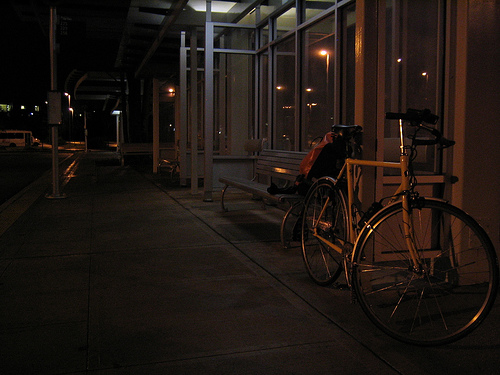
#> input picture example.png, 500 x 375 px, found by its file name
$ python gamma-correction.py
#> lines starting #> are read from the running program, lines starting #| are printed output that depends on the picture; long printed decimals are rounded
import cv2
import numpy as np
import matplotlib.pyplot as plt

def rgb_to_ycbcr(image):
    # RGB -> YCbCr, return: Y - luminance
    R = image[:,:,0]
    G = image[:,:,1]
    B = image[:,:,2]
    Y = 0.299 * R + 0.587 * G + 0.114 * B
    Y = Y.astype(np.float64)
    return Y, R, G, B

def normalise_luminance(Y):
    # Y - luminance [0, 1] 범위로 정규화 (로그 정규화)
    epsilon = 1
    Y_normalised = np.log(Y + epsilon) / np.log(Y.max() + epsilon)
    return Y_normalised

def divide_luminance(Y):
    threshold = 0.5
    dark = Y <= threshold
    bright = Y > threshold
    # dark, bright은 2차원 boolean 배열. 해당부분이 True, 아닌 부분이 False 로 됨
    return dark, bright

# 밝은 영역과 어두운 영역을 각각 (3024, 4032) 형태로 유지
def create_region_masks(Y_normalised, dark, bright):
    dark_region = np.zeros_like(Y_normalised)
    bright_region = np.zeros_like(Y_normalised)

    # 어두운 부분은 Y_normalised의 값을 유지, 나머지는 0
    dark_region[dark] = Y_normalised[dark]

    # 밝은 부분은 Y_normalised의 값을 유지, 나머지는 0
    bright_region[bright] = Y_normalised[bright]

    return dark_region, bright_region


def f(gamma, region, sigma, N):
    # 최적화 위해서 0 만들어야됨
    return (1/N) * np.sum(region ** gamma) - sigma

def df(gamma, region, N):
    # f의 도함수 정의
    epsilon = 1e-5 # 로그 0 방지
    return (1/N) * np.sum(region ** gamma * np.log(region + epsilon))

def newton_method(gamma, region, sigma, N, gamma_min, gamma_max, es=1e-7, ea=100, iter_count=0):
    if ea <= es:
        print(f"Converged gamma: {gamma:.10f} after {iter_count} iterations.")
        return gamma

    gamma_old = gamma
    try:
        f_val = f(gamma, region, sigma, N)
        df_val = df(gamma, region, N)

        # 중간 결과 출력
        print(f"Iteration {iter_count + 1}: gamma = {gamma:.10f}, f(gamma) = {f_val:.10f}, df(gamma) = {df_val:.10f}")
        if np.isnan(f_val) or np.isnan(df_val) or df_val == 0:
            print("Newton's method 실패: f_val 또는 df_val에 문제가 발생했습니다.")
            return gamma_old

        gamma = gamma - f_val / df_val

        # 범위를 gamma_min과 gamma_max로 제한
        gamma = min(gamma_max, max(gamma_min, gamma))

        # 새로운 ea 계산
        ea = abs(gamma - gamma_old)
        print(f"Updated gamma = {gamma:.10f}, ea = {ea:.10f}")

    except Exception as e:
        print(f"오류 발생: {e}")
        return gamma_old
    # 다음 iteration
    return newton_method(gamma, region, sigma, N, gamma_min, gamma_max, es, ea, iter_count + 1)

def calculate_weight(bright_region, sigma_w=0.5):
    return np.exp(-(bright_region ** 2) / (2 * sigma_w ** 2))

def fusion(Y_normalised, gamma_dark, gamma_bright, weight):
    dark_result = Y_normalised ** gamma_dark
    bright_result = Y_normalised ** gamma_bright
    # 합성, 결과는 원본 이미지와 동일한 크기 (3024, 4032)
    Y_o = weight * dark_result + (1 - weight) * bright_result
    Y_o_scaled = np.clip(Y_o * 255, 0, 255).astype(np.uint8) #0~1 인 Y_o를 0~255로
    return Y_o_scaled

def color_restoration(Y_o, Y_channel, input_R, input_G, input_B, bright_region):
    # 출력 결과 배열 초기화
    output_R = np.zeros_like(input_R, dtype=np.float64)
    output_G = np.zeros_like(input_G, dtype=np.float64)
    output_B = np.zeros_like(input_B, dtype=np.float64)

    # s 계산
    s = 1 - np.tanh(bright_region)

    # s 히스토그램 그리기
    plt.hist(s.flatten(), bins=50, color='green', alpha=0.7)
    plt.title("Histogram of s")
    plt.xlabel("s Value")
    plt.ylabel("Frequency")
    plt.show()

    epsilon = 1e-5  # 작은 값을 더해 0으로 나누는 경우를 방지

    # 개별 채널별 출력 계산
    output_R = Y_o * ((input_R / (Y_channel + epsilon)) ** s)
    output_G = Y_o * ((input_G / (Y_channel + epsilon)) ** s)
    output_B = Y_o * ((input_B / (Y_channel + epsilon)) ** s)

    plt.hist(output_R.flatten(), bins=50, color='red', alpha=0.5, label="output_R")
    plt.hist(output_G.flatten(), bins=50, color='green', alpha=0.5, label="output_G")
    plt.hist(output_B.flatten(), bins=50, color='blue', alpha=0.5, label="output_B")
    plt.title("Histograms of output channels (before clipping)")
    plt.xlabel("Pixel Intensity")
    plt.ylabel("Frequency")
    plt.legend()
    plt.show()

    # 각 채널의 결과 시각화
    plt.imshow(output_R, cmap='Reds')
    plt.title("output_R")
    plt.colorbar()
    plt.show()

    plt.imshow(output_G, cmap='Greens')
    plt.title("output_G")
    plt.colorbar()
    plt.show()

    plt.imshow(output_B, cmap='Blues')
    plt.title("output_B")
    plt.colorbar()
    plt.show()

    output_R = np.clip(output_R, 0, 255)
    output_G = np.clip(output_G, 0, 255)
    output_B = np.clip(output_B, 0, 255)

    output_image = np.stack([output_R, output_G, output_B], axis=-1).astype(np.uint8)

    plt.hist(output_R.flatten(), bins=50, color='red', alpha=0.5, label="output_R")
    plt.hist(output_G.flatten(), bins=50, color='green', alpha=0.5, label="output_G")
    plt.hist(output_B.flatten(), bins=50, color='blue', alpha=0.5, label="output_B")
    plt.title("Histograms of output channels")
    plt.xlabel("Pixel Intensity")
    plt.ylabel("Frequency")
    plt.legend()
    plt.show()
    # output_image = (output_image * 255).astype(np.uint8)
    return output_image

image = cv2.imread('/example.png')
#> image is the input picture: shape (375, 500, 3); mean B, G, R 18.1, 22.9, 30.7
Y_channel, input_R, input_G, input_B = rgb_to_ycbcr(image)

plt.hist(input_R.flatten(), bins=50, color='red', alpha=0.5, label="input_R")
plt.hist(input_G.flatten(), bins=50, color='green', alpha=0.5, label="input_G")
plt.hist(input_B.flatten(), bins=50, color='blue', alpha=0.5, label="input_B")
plt.title("Histograms of input channels")
plt.xlabel("Pixel Intensity")
plt.ylabel("Frequency")
plt.legend()
plt.show()
#> figure, not shown here; tallest bar 35102 high, from x = 10.2 to 15.3; tallest bar 30029 high, from x = 20.4 to 25.5; tallest bar 23663 high, from x = 0 to 5.1

Y_normalised = normalise_luminance(Y_channel)

dark, bright = divide_luminance(Y_channel)
#> in divide_luminance, `dark = Y <= threshold`:
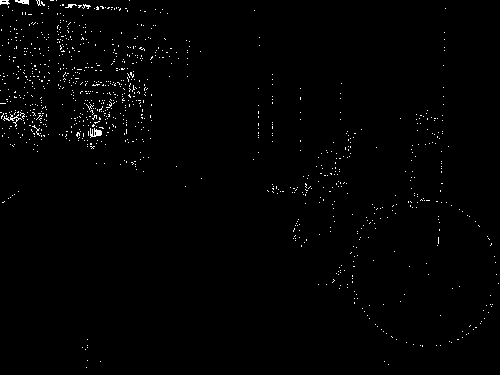
#> dark: shape (375, 500) bool; 1% white in thin lines or dots
#> in divide_luminance, `bright = Y > threshold`: bright: shape (375, 500) bool; 99% white; black in thin lines or dots

dark_region, bright_region = create_region_masks(Y_normalised, dark, bright)

gamma_dark_init = 0.5
gamma_bright_init = 8

gamma_dark = newton_method(gamma_dark_init, dark_region[dark], np.std(dark_region[dark]), len(dark_region[dark]), 0, 1)
#> in newton_method, `f_val = f(gamma, region, sigma, N)`: f_val = 0.0149
#> in newton_method, `df_val = df(gamma, region, N)`: df_val = -0.101
#| Iteration 1: gamma = 0.5, f(gamma) = 0.01487, df(gamma) = -0.101
#> in newton_method, `gamma = gamma - f_val / df_val`: gamma = 0.647
#> in newton_method, `ea = abs(gamma - gamma_old)`: ea = 0.147
#| Updated gamma = 0.6473, ea = 0.1473
#| Iteration 2: gamma = 0.6473, f(gamma) = 0.003217, df(gamma) = -0.06075
#| Updated gamma = 0.7003, ea = 0.05296
#| Iteration 3: gamma = 0.7003, f(gamma) = 0.0002744, df(gamma) = -0.05069
#| Updated gamma = 0.7057, ea = 0.005412
#| Iteration 4: gamma = 0.7057, f(gamma) = 2.49e-06, df(gamma) = -0.04977
#| Updated gamma = 0.7057, ea = 5.003e-05
#| Iteration 5: gamma = 0.7057, f(gamma) = -0, df(gamma) = -0.04976
#| Updated gamma = 0.7057, ea = 6e-10
#| Converged gamma: 0.7057 after 5 iterations.
#> gamma_dark = 0.706
gamma_bright = newton_method(gamma_bright_init, bright_region[bright], 1 - np.std(dark_region[dark]), len(bright_region[bright]), 1, 10)
#| Iteration 1: gamma = 8.000, f(gamma) = -0.9647, df(gamma) = -0.006958
#| Updated gamma = 1.000, ea = 7.000
#| Iteration 2: gamma = 1.000, f(gamma) = -0.4679, df(gamma) = -0.3162
#| Updated gamma = 1.000, ea = 0
#| Converged gamma: 1.000 after 2 iterations.
#> gamma_bright = 1
#gamma_bright = 3
print("gamma_dark:", gamma_dark, "gamma_bright:", gamma_bright)
#| gamma_dark: 0.7057 gamma_bright: 1

weight = calculate_weight(bright_region)

plt.hist(weight.flatten(), bins=50, color='blue', alpha=0.7)
plt.title("Histogram of Weight")
plt.xlabel("Weight Value")
plt.ylabel("Frequency")
plt.show()
#> figure, not shown here; tallest bar 11998 high, from x = 0.498 to 0.516

# Fusion 결과 확인
Y_o_scaled = fusion(Y_normalised, gamma_dark, gamma_bright, weight)
cv2.imshow('Y_o_scaled', Y_o_scaled)
while True:
    if cv2.waitKey(1) == 27:
#> (key Esc is pressed here)
        break
cv2.destroyAllWindows()

# Y_o 히스토그램 그리기
plt.hist(Y_o_scaled.flatten(), bins=50, color='blue', alpha=0.7)
plt.title("Histogram of Y_o_scaled")
plt.xlabel("Pixel Intensity")
plt.ylabel("Frequency")
plt.show()
#> figure, not shown here; tallest bar 20983 high, from x = 153 to 158.1


# Color Restoration 결과 확인
output_image = color_restoration(Y_o_scaled, Y_channel, input_R, input_G, input_B, bright_region)
#> in color_restoration, `s = 1 - np.tanh(bright_region)`:
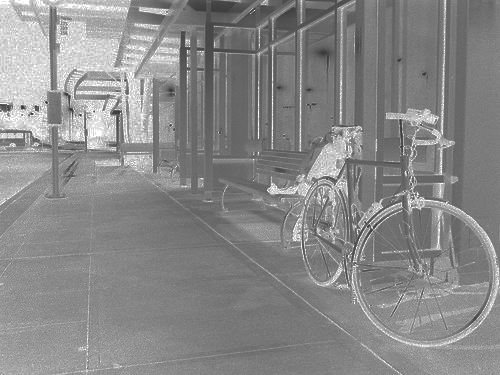
#> s: shape (375, 500) float64; min 0.238, max 1, mean 0.537
#> in color_restoration, `output_G = Y_o * ((input_G / (Y_channel + epsilon)) ** s)`:
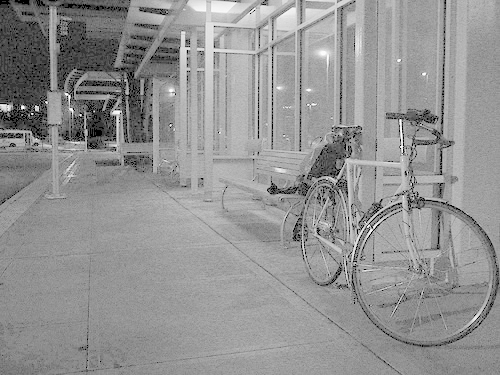
#> output_G: shape (375, 500) float64; min 0, max 257, mean 148.3; drawn with min black and max white
#> in color_restoration, `output_R = np.clip(output_R, 0, 255)`:
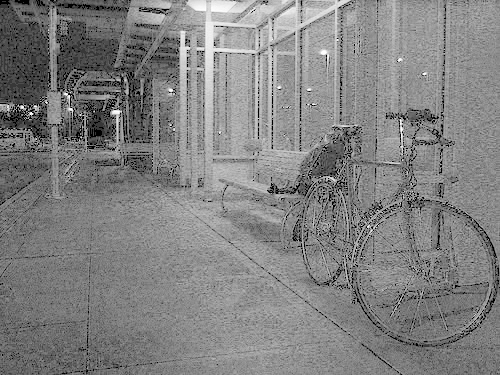
#> output_R: shape (375, 500) float64; min 0, max 255, mean 129.8
#> in color_restoration, `output_B = np.clip(output_B, 0, 255)`:
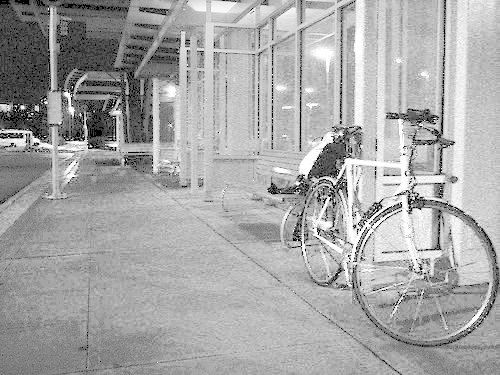
#> output_B: shape (375, 500) float64; min 0, max 255, mean 167
#> in color_restoration, `output_image = np.stack([output_R, output_G, output_B], axis=-1).astyp..`:
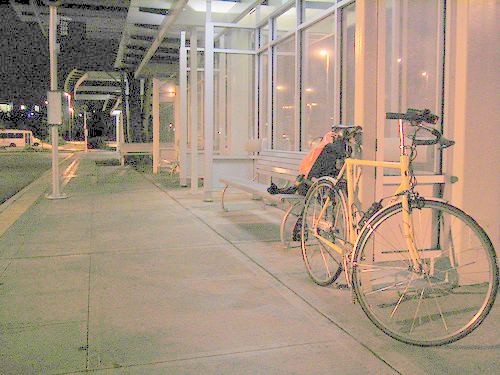
#> output_image: shape (375, 500, 3); mean of channels 0, 1, 2 129.3, 147.8, 166.5; drawn as B, G, R
#> in color_restoration, `plt.show()`:
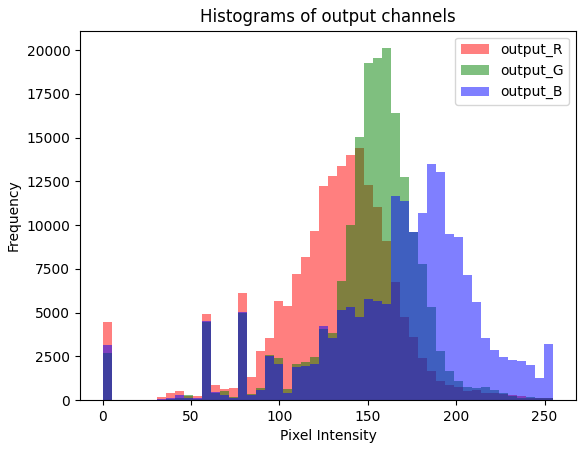
#> figure drawn by matplotlib, 1 panel; tallest bar 14408 high, from x = 142.8 to 147.9; tallest bar 20111 high, from x = 158.1 to 163.2; tallest bar 13506 high, from x = 183.6 to 188.7
# Display
cv2.imshow('output image', output_image)
while True:
    if cv2.waitKey(1) == 27:
#> (key Esc is pressed here)
        break
cv2.destroyAllWindows()
